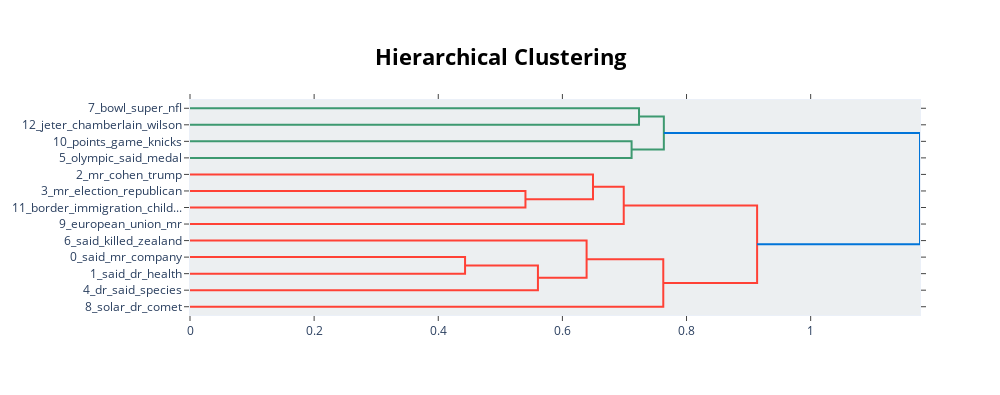

The cell this chart's notebook holds for it:
### Code cell
model_stopwords.visualize_hierarchy()

### Figure 1 — Plotly figure (JSON) as saved in the notebook; plotly's stock layout.template omitted (floating-point values rounded to 4 significant figures)
{"data": [{"hoverinfo": "text", "marker": {"color": "rgb(61,153,112)"}, "mode": "lines", "type": "scatter", "x": [0, 0.7234, 0.7234, 0], "xaxis": "x", "y": [-5, -5, -15, -15], "yaxis": "y"}, {"hoverinfo": "text", "marker": {"color": "rgb(61,153,112)"}, "mode": "lines", "type": "scatter", "x": [0, 0.7115, 0.7115, 0], "xaxis": "x", "y": [-25, -25, -35, -35], "yaxis": "y"}, {"hoverinfo": "text", "marker": {"color": "rgb(61,153,112)"}, "mode": "lines", "type": "scatter", "x": [0.7234, 0.7634, 0.7634, 0.7115], "xaxis": "x", "y": [-10, -10, -30, -30], "yaxis": "y"}, {"hoverinfo": "text", "marker": {"color": "rgb(255,65,54)"}, "mode": "lines", "type": "scatter", "x": [0, 0.5405, 0.5405, 0], "xaxis": "x", "y": [-55, -55, -65, -65], "yaxis": "y"}, {"hoverinfo": "text", "marker": {"color": "rgb(255,65,54)"}, "mode": "lines", "type": "scatter", "x": [0, 0.6493, 0.6493, 0.5405], "xaxis": "x", "y": [-45, -45, -60, -60], "yaxis": "y"}, {"hoverinfo": "text", "marker": {"color": "rgb(255,65,54)"}, "mode": "lines", "type": "scatter", "x": [0.6493, 0.6988, 0.6988, 0], "xaxis": "x", "y": [-52.5, -52.5, -75, -75], "yaxis": "y"}, {"hoverinfo": "text", "marker": {"color": "rgb(255,65,54)"}, "mode": "lines", "type": "scatter", "x": [0, 0.4432, 0.4432, 0], "xaxis": "x", "y": [-95, -95, -105, -105], "yaxis": "y"}, {"hoverinfo": "text", "marker": {"color": "rgb(255,65,54)"}, "mode": "lines", "type": "scatter", "x": [0.4432, 0.5606, 0.5606, 0], "xaxis": "x", "y": [-100, -100, -115, -115], "yaxis": "y"}, {"hoverinfo": "text", "marker": {"color": "rgb(255,65,54)"}, "mode": "lines", "type": "scatter", "x": [0, 0.639, 0.639, 0.5606], "xaxis": "x", "y": [-85, -85, -107.5, -107.5], "yaxis": "y"}, {"hoverinfo": "text", "marker": {"color": "rgb(255,65,54)"}, "mode": "lines", "type": "scatter", "x": [0.639, 0.7625, 0.7625, 0], "xaxis": "x", "y": [-96.25, -96.25, -125, -125], "yaxis": "y"}, {"hoverinfo": "text", "marker": {"color": "rgb(255,65,54)"}, "mode": "lines", "type": "scatter", "x": [0.6988, 0.9137, 0.9137, 0.7625], "xaxis": "x", "y": [-63.75, -63.75, -110.6, -110.6], "yaxis": "y"}, {"hoverinfo": "text", "marker": {"color": "rgb(0,116,217)"}, "mode": "lines", "type": "scatter", "x": [0.7634, 1.176, 1.176, 0.9137], "xaxis": "x", "y": [-20, -20, -87.19, -87.19], "yaxis": "y"}], "layout": {"autosize": false, "height": 395, "hoverlabel": {"bgcolor": "white", "font": {"family": "Rockwell", "size": 16}}, "hovermode": "closest", "plot_bgcolor": "#ECEFF1", "showlegend": false, "title": {"font": {"color": "Black", "size": 22}, "text": "<b>Hierarchical Clustering</b>", "x": 0.5, "xanchor": "center", "yanchor": "top"}, "width": 1000, "xaxis": {"mirror": "allticks", "rangemode": "tozero", "showgrid": false, "showline": true, "showticklabels": true, "ticks": "outside", "type": "linear", "zeroline": false}, "yaxis": {"mirror": "allticks", "range": [-130, 0], "rangemode": "tozero", "showgrid": false, "showline": true, "showticklabels": true, "tickmode": "array", "ticks": "outside", "ticktext": ["7_bowl_super_nfl", "12_jeter_chamberlain_wilson", "10_points_game_knicks", "5_olympic_said_medal", "2_mr_cohen_trump", "3_mr_election_republican", "11_border_immigration_child...", "9_european_union_mr", "6_said_killed_zealand", "0_said_mr_company", "1_said_dr_health", "4_dr_said_species", "8_solar_dr_comet"], "tickvals": [-5, -15, -25, -35, -45, -55, -65, -75, -85, -95, -105, -115, -125], "type": "linear", "zeroline": false}}}
